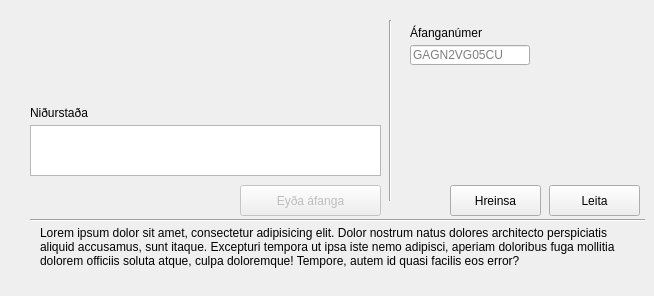
      <widget class="QWidget" name="coursesTabDelete">
       <attribute name="title">
        <string>Áfangi</string>
       </attribute>
       <widget class="QPushButton" name="pushButton_15">
        <property name="enabled">
         <bool>false</bool>
        </property>
        <property name="geometry">
         <rect>
          <x>240</x>
          <y>185</y>
          <width>141</width>
          <height>31</height>
         </rect>
        </property>
        <property name="sizePolicy">
         <sizepolicy hsizetype="Minimum" vsizetype="Fixed">
          <horstretch>0</horstretch>
          <verstretch>0</verstretch>
         </sizepolicy>
        </property>
        <property name="layoutDirection">
         <enum>Qt::LeftToRight</enum>
        </property>
        <property name="autoFillBackground">
         <bool>false</bool>
        </property>
        <property name="text">
         <string>Eyða áfanga</string>
        </property>
        <property name="autoDefault">
         <bool>false</bool>
        </property>
        <property name="default">
         <bool>true</bool>
        </property>
        <property name="flat">
         <bool>false</bool>
        </property>
       </widget>
       <widget class="QLineEdit" name="lineEdit_61">
        <property name="geometry">
         <rect>
          <x>410</x>
          <y>45</y>
          <width>120</width>
          <height>20</height>
         </rect>
        </property>
        <property name="inputMask">
         <string/>
        </property>
        <property name="text">
         <string/>
        </property>
        <property name="maxLength">
         <number>11</number>
        </property>
        <property name="placeholderText">
         <string>GAGN2VG05CU</string>
        </property>
       </widget>
       <widget class="Line" name="line_57">
        <property name="geometry">
         <rect>
          <x>380</x>
          <y>20</y>
          <width>20</width>
          <height>181</height>
         </rect>
        </property>
        <property name="orientation">
         <enum>Qt::Vertical</enum>
        </property>
       </widget>
       <widget class="QPushButton" name="pushButton_52">
        <property name="geometry">
         <rect>
          <x>450</x>
          <y>185</y>
          <width>91</width>
          <height>31</height>
         </rect>
        </property>
        <property name="text">
         <string>Hreinsa</string>
        </property>
       </widget>
       <widget class="QLabel" name="label_174">
        <property name="geometry">
         <rect>
          <x>410</x>
          <y>20</y>
          <width>101</width>
          <height>20</height>
         </rect>
        </property>
        <property name="text">
         <string>Áfanganúmer</string>
        </property>
        <property name="alignment">
         <set>Qt::AlignBottom|Qt::AlignLeading|Qt::AlignLeft</set>
        </property>
       </widget>
       <widget class="QPushButton" name="pushButton_53">
        <property name="geometry">
         <rect>
          <x>549</x>
          <y>185</y>
          <width>91</width>
          <height>31</height>
         </rect>
        </property>
        <property name="text">
         <string>Leita</string>
        </property>
       </widget>
       <widget class="QTreeWidget" name="treeWidget_39">
        <property name="geometry">
         <rect>
          <x>30</x>
          <y>125</y>
          <width>351</width>
          <height>51</height>
         </rect>
        </property>
        <property name="alternatingRowColors">
         <bool>false</bool>
        </property>
        <property name="columnCount">
         <number>0</number>
        </property>
       </widget>
       <widget class="QLabel" name="label_136">
        <property name="geometry">
         <rect>
          <x>30</x>
          <y>100</y>
          <width>101</width>
          <height>20</height>
         </rect>
        </property>
        <property name="text">
         <string>Niðurstaða</string>
        </property>
        <property name="alignment">
         <set>Qt::AlignBottom|Qt::AlignLeading|Qt::AlignLeft</set>
        </property>
       </widget>
       <widget class="Line" name="line_65">
        <property name="geometry">
         <rect>
          <x>30</x>
          <y>210</y>
          <width>615</width>
          <height>20</height>
         </rect>
        </property>
        <property name="orientation">
         <enum>Qt::Horizontal</enum>
        </property>
       </widget>
       <widget class="QLabel" name="label_190">
        <property name="geometry">
         <rect>
          <x>40</x>
          <y>226</y>
          <width>591</width>
          <height>61</height>
         </rect>
        </property>
        <property name="text">
         <string>Lorem ipsum dolor sit amet, consectetur adipisicing elit. Dolor nostrum natus dolores architecto perspiciatis aliquid accusamus, sunt itaque. Excepturi tempora ut ipsa iste nemo adipisci, aperiam doloribus fuga mollitia dolorem officiis soluta atque, culpa doloremque! Tempore, autem id quasi facilis eos error?</string>
        </property>
        <property name="textFormat">
         <enum>Qt::AutoText</enum>
        </property>
        <property name="scaledContents">
         <bool>false</bool>
        </property>
        <property name="alignment">
         <set>Qt::AlignLeading|Qt::AlignLeft|Qt::AlignTop</set>
        </property>
        <property name="wordWrap">
         <bool>true</bool>
        </property>
       </widget>
      </widget>
